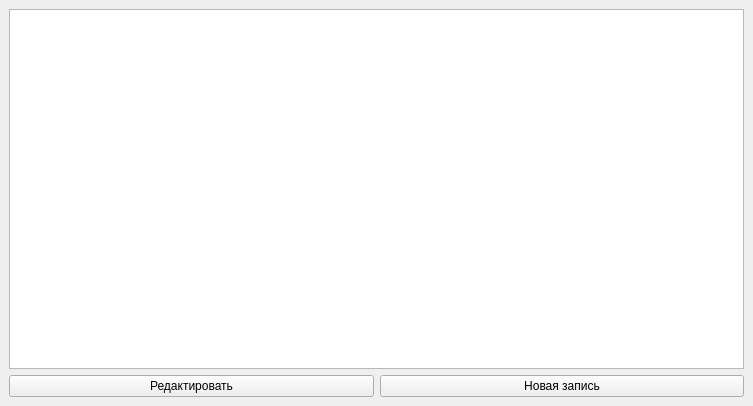
<?xml version="1.0" encoding="UTF-8"?>
<ui version="4.0">
 <class>MainWindow</class>
 <widget class="QMainWindow" name="MainWindow">
  <property name="geometry">
   <rect>
    <x>0</x>
    <y>0</y>
    <width>753</width>
    <height>406</height>
   </rect>
  </property>
  <property name="windowTitle">
   <string>MainWindow</string>
  </property>
  <widget class="QWidget" name="centralwidget">
   <layout class="QVBoxLayout" name="verticalLayout">
    <item>
     <widget class="QTableWidget" name="tableWidget"/>
    </item>
    <item>
     <layout class="QHBoxLayout" name="horizontalLayout">
      <item>
       <widget class="QPushButton" name="update_">
        <property name="text">
         <string>Редактировать</string>
        </property>
       </widget>
      </item>
      <item>
       <widget class="QPushButton" name="new_">
        <property name="text">
         <string>Новая запись</string>
        </property>
       </widget>
      </item>
     </layout>
    </item>
   </layout>
  </widget>
 </widget>
 <resources/>
 <connections/>
</ui>
